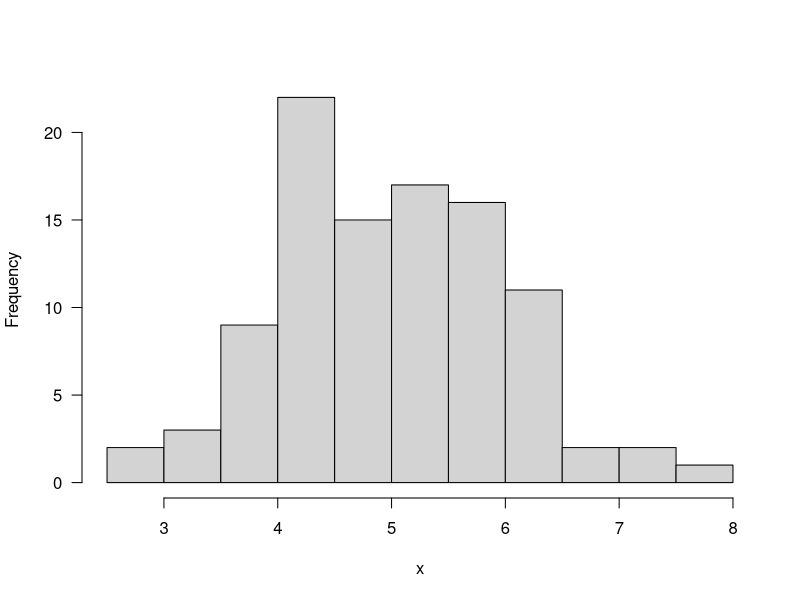
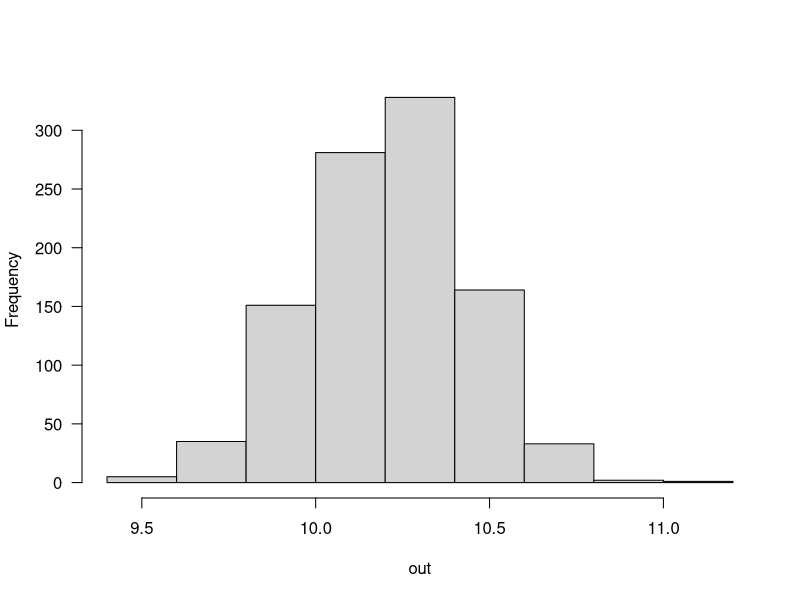
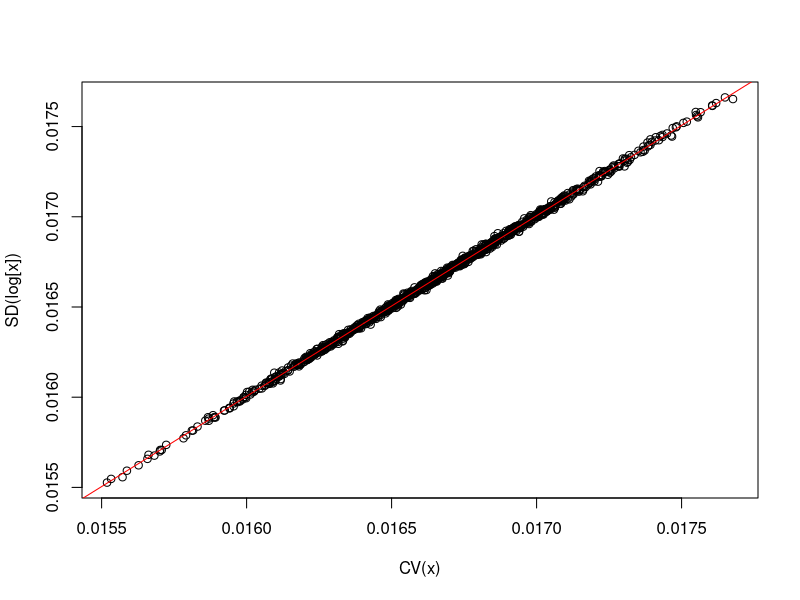

Write R code to recreate these figures, in order.
# Summary Statistics 
log(1.1/1)
-log(1.1/1)

# Simulating Data from Statistical Distributions 
x = rnorm(n=100, mean=5, sd=1)
mean(x)
sd(x)
hist(x,las=1,main="")

# Bootstrapping
set.seed(1) # setting seed ensures reproducibility
x = rnorm(50, 10, 2)
se_x = sqrt(var(x)/length(x)) # calculate standard error of the mean 
out = NULL # store results of each loop iteration 
for(i in 1:1000){ # nonparametric bootstrap, resample the data many times 
  sample = sample(x, replace=TRUE)
  out[i] = mean(sample)
}
hist(out, las=1, main="")
sd(out)
se_x

# 95% confidence interval
quantile(out, c(0.025,0.975)) 
mean(x) - 1.96*se_x
mean(x) + 1.96*se_x

# Exercise 
set.seed(1) 
x = rnorm(5000, 120, 2)
se_x = sqrt(var(x)/length(x)) 
out = NULL 
for(i in 1:10000){ 
  sample = sample(x, replace=TRUE)
  meansamp = mean(sample)
  sdsamp = sd(sample)
  out[i] = sdsamp/meansamp
}
quantile(out, c(0.025,0.975)) # calculate 95% confidence interval

# Optional Exercise 
set.seed(1)
# Store results
sd_log <- NULL
cv <- NULL

for (i in 1:1000) {
  x <- rnorm(1000,120,2) # Simulate data
  cv[i] <- sd(x) / mean(x) # Calculate CV
  sd_log[i] <- sd(log(x)) # Calculate SD of log-transformed data
}

# Create a scatterplot to show the relationship
plot(cv, sd_log, xlab = "CV(x)", ylab = "SD(log[x])")

# Add a trendline
abline(lm(sd_log ~ cv), col = "red")